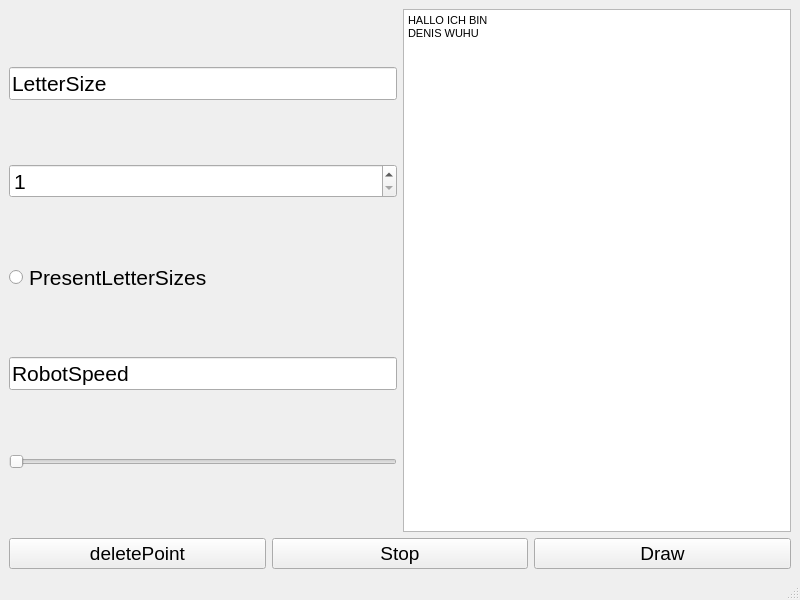
<?xml version="1.0" encoding="UTF-8"?>
<ui version="4.0">
 <class>DrawLetters</class>
 <widget class="QMainWindow" name="DrawLetters">
  <property name="enabled">
   <bool>true</bool>
  </property>
  <property name="geometry">
   <rect>
    <x>0</x>
    <y>0</y>
    <width>800</width>
    <height>600</height>
   </rect>
  </property>
  <property name="windowTitle">
   <string>MainWindow</string>
  </property>
  <widget class="QWidget" name="centralwidget">
   <layout class="QVBoxLayout" name="verticalLayout_3">
    <item>
     <layout class="QHBoxLayout" name="horizontalLayout_2">
      <item>
       <layout class="QVBoxLayout" name="verticalLayout">
        <item>
         <widget class="QLineEdit" name="lineEdit_2">
          <property name="font">
           <font>
            <pointsize>16</pointsize>
           </font>
          </property>
          <property name="text">
           <string>LetterSize</string>
          </property>
         </widget>
        </item>
        <item>
         <widget class="QSpinBox" name="spinBox_LetterSize">
          <property name="font">
           <font>
            <pointsize>16</pointsize>
           </font>
          </property>
          <property name="minimum">
           <number>1</number>
          </property>
          <property name="maximum">
           <number>10</number>
          </property>
         </widget>
        </item>
        <item>
         <widget class="QRadioButton" name="radioButton">
          <property name="font">
           <font>
            <pointsize>16</pointsize>
           </font>
          </property>
          <property name="text">
           <string>PresentLetterSizes</string>
          </property>
         </widget>
        </item>
        <item>
         <widget class="QLineEdit" name="lineEdit">
          <property name="font">
           <font>
            <pointsize>16</pointsize>
           </font>
          </property>
          <property name="text">
           <string>RobotSpeed</string>
          </property>
         </widget>
        </item>
        <item>
         <widget class="QSlider" name="robotSpeedSlider">
          <property name="font">
           <font>
            <pointsize>16</pointsize>
           </font>
          </property>
          <property name="minimum">
           <number>1</number>
          </property>
          <property name="maximum">
           <number>50</number>
          </property>
          <property name="orientation">
           <enum>Qt::Horizontal</enum>
          </property>
         </widget>
        </item>
       </layout>
      </item>
      <item>
       <layout class="QVBoxLayout" name="verticalLayout_2">
        <item>
         <widget class="QTextEdit" name="textEdit_Letter">
          <property name="font">
           <font>
            <pointsize>16</pointsize>
           </font>
          </property>
          <property name="html">
           <string>&lt;!DOCTYPE HTML PUBLIC &quot;-//W3C//DTD HTML 4.0//EN&quot; &quot;http://www.w3.org/TR/REC-html40/strict.dtd&quot;&gt;
&lt;html&gt;&lt;head&gt;&lt;meta name=&quot;qrichtext&quot; content=&quot;1&quot; /&gt;&lt;meta charset=&quot;utf-8&quot; /&gt;&lt;style type=&quot;text/css&quot;&gt;
p, li { white-space: pre-wrap; }
hr { height: 1px; border-width: 0; }
li.unchecked::marker { content: &quot;\2610&quot;; }
li.checked::marker { content: &quot;\2612&quot;; }
&lt;/style&gt;&lt;/head&gt;&lt;body style=&quot; font-family:'Segoe UI'; font-size:16pt; font-weight:400; font-style:normal;&quot;&gt;
&lt;p style=&quot; margin-top:0px; margin-bottom:0px; margin-left:0px; margin-right:0px; -qt-block-indent:0; text-indent:0px;&quot;&gt;&lt;span style=&quot; font-family:'MS Shell Dlg 2'; font-size:8pt;&quot;&gt;HALLO ICH BIN&lt;/span&gt;&lt;/p&gt;
&lt;p style=&quot; margin-top:0px; margin-bottom:0px; margin-left:0px; margin-right:0px; -qt-block-indent:0; text-indent:0px;&quot;&gt;&lt;span style=&quot; font-family:'MS Shell Dlg 2'; font-size:8pt;&quot;&gt;DENIS WUHU&lt;/span&gt;&lt;/p&gt;&lt;/body&gt;&lt;/html&gt;</string>
          </property>
         </widget>
        </item>
       </layout>
      </item>
     </layout>
    </item>
    <item>
     <layout class="QHBoxLayout" name="horizontalLayout">
      <item>
       <widget class="QPushButton" name="buttonDeletePoint">
        <property name="font">
         <font>
          <pointsize>14</pointsize>
         </font>
        </property>
        <property name="text">
         <string>deletePoint</string>
        </property>
       </widget>
      </item>
      <item>
       <widget class="QPushButton" name="pushButton_2">
        <property name="font">
         <font>
          <pointsize>14</pointsize>
         </font>
        </property>
        <property name="text">
         <string>Stop</string>
        </property>
       </widget>
      </item>
      <item>
       <widget class="QPushButton" name="pushButton_Draw">
        <property name="font">
         <font>
          <pointsize>14</pointsize>
         </font>
        </property>
        <property name="text">
         <string>Draw</string>
        </property>
       </widget>
      </item>
     </layout>
    </item>
   </layout>
  </widget>
  <widget class="QMenuBar" name="menubar">
   <property name="geometry">
    <rect>
     <x>0</x>
     <y>0</y>
     <width>800</width>
     <height>21</height>
    </rect>
   </property>
  </widget>
  <widget class="QStatusBar" name="statusbar"/>
 </widget>
 <resources/>
 <connections/>
</ui>
